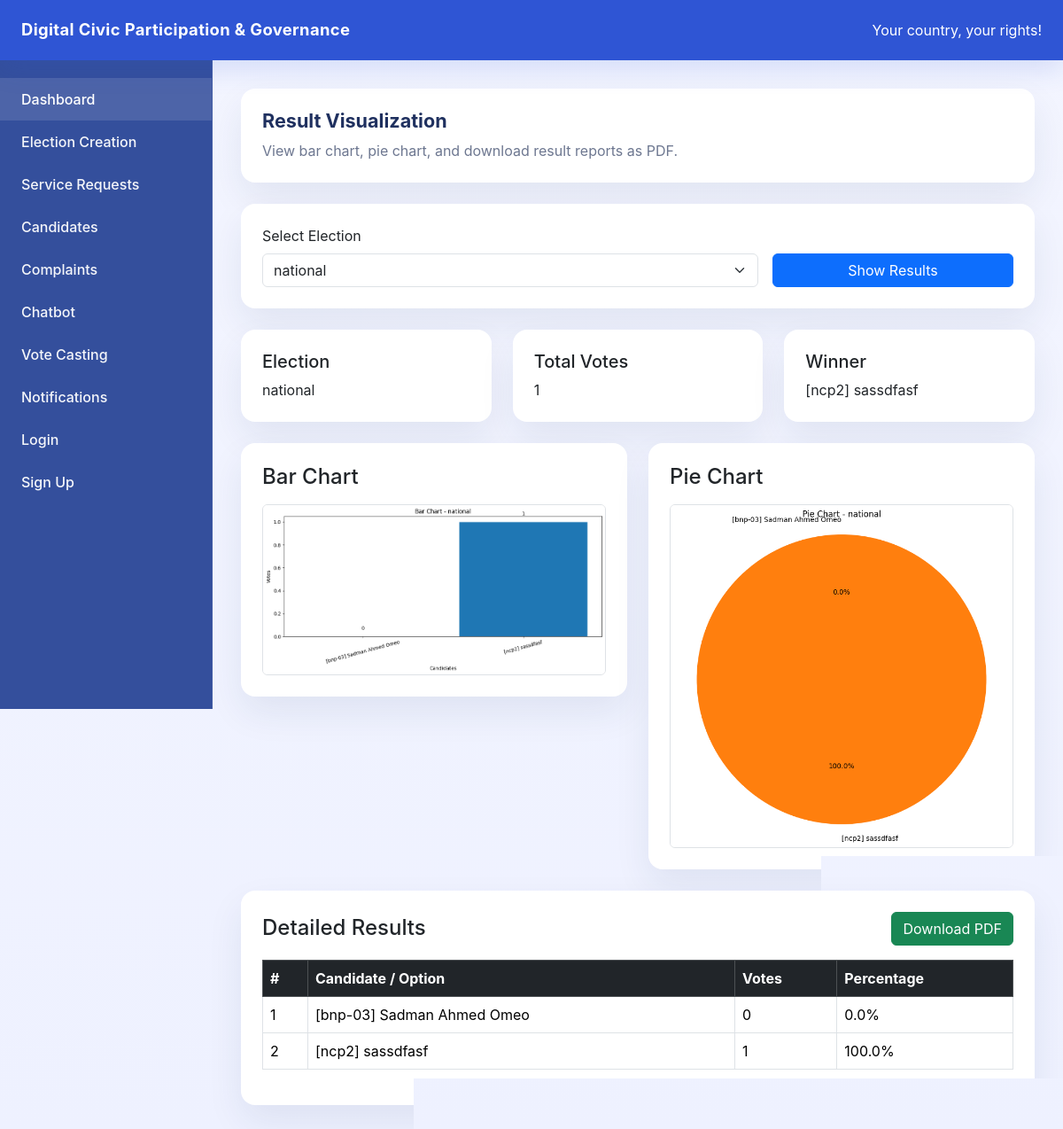
The app's page /results/ with its own data.
### models/election_creation.py (models this page shows)
class ElectionCreation(db.Model):
    __tablename__ = "election_creation"
    id = db.Column(db.Integer, primary_key=True)
    title = db.Column(db.String(200), nullable=False)
    description = db.Column(db.String(500), nullable=False)
    start_time = db.Column(db.String(50), nullable=False)  # added for election start reminder
    deadline = db.Column(db.String(50), nullable=False)
    result_published = db.Column(db.Boolean, default=False, nullable=False)  # added for result published notification
    start_notified = db.Column(db.Boolean, default=False, nullable=False)  # added to avoid duplicate start notifications
    end_notified = db.Column(db.Boolean, default=False, nullable=False)  # added to avoid duplicate end notifications
    result_notified = db.Column(db.Boolean, default=False, nullable=False)  # added to avoid duplicate result notifications
    options = db.relationship(
        "VotingOption",
        backref="election",
        cascade="all, delete-orphan",
        lazy=True
    )

class VotingOption(db.Model):
    __tablename__ = "voting_option"
    id = db.Column(db.Integer, primary_key=True)
    option_text = db.Column(db.String(200), nullable=False)
    election_id = db.Column(
        db.Integer,
        db.ForeignKey("election_creation.id"),
        nullable=False
    )
    vote_count = db.Column(db.Integer, default=0, nullable=False)

### routes/results.py (the view)
@result_bp.route("/")
def results_page():
    elections = ElectionCreation.query.order_by(ElectionCreation.id.desc()).all()
    selected_election_id = request.args.get("election_id", type=int)
    if not selected_election_id and elections:
        selected_election_id = elections[0].id
    selected_election = None
    options = []
    total_votes = 0
    winner = None
    if selected_election_id:
        selected_election, options, labels, votes = get_election_data(selected_election_id)
        if selected_election:
            total_votes = sum(votes)
            if options and total_votes > 0:
                winner = max(options, key=lambda option: option.vote_count or 0)
    return render_template(
        "results.html",
        elections=elections,
        selected_election=selected_election,
        options=options,
        total_votes=total_votes,
        winner=winner
    )

### app.py (called while the page is built)
@app.context_processor
def inject_notification_count():
    unread_notification_count = 0
    voter_id = session.get("user_id")
    if voter_id:  # added
        from models.notification import Notification
        unread_notification_count = Notification.query.filter_by(
            voter_id=voter_id,
            is_read=False
        ).count()
    return dict(unread_notification_count=unread_notification_count)

### routes/results.py (called while the page is built)
def get_election_data(election_id):
    election = ElectionCreation.query.get(election_id)
    if not election:
        return None, [], [], []
    options = VotingOption.query.filter_by(election_id=election_id).all()
    labels = [option.option_text for option in options]
    votes = [option.vote_count or 0 for option in options]
    return election, options, labels, votes

### templates/results.html
{% extends "base.html" %}
{% block content %}
<div class="row g-4">
    <div class="col-12">
        <div class="card card-smooth p-4">
            <div class="d-flex flex-column flex-md-row justify-content-between align-items-start gap-3">
                <div>
                    <h1 class="section-title mb-2">Result Visualization</h1>
                    <p class="page-intro mb-0">View bar chart, pie chart, and download result reports as PDF.</p>
                </div>
            </div>
        </div>
    </div>
    <div class="col-12">
        <div class="card card-smooth">
            <div class="card-body p-4">
                <form method="GET" action="{{ url_for('result_bp.results_page') }}">
                    <div class="row g-3 align-items-end">
                        <div class="col-md-8">
                            <label class="form-label">Select Election</label>
                            <select name="election_id" class="form-select" required>
                                {% for election in elections %}
                                    <option value="{{ election.id }}"
                                        {% if selected_election and selected_election.id == election.id %}selected{% endif %}>
                                        {{ election.title }}
                                    </option>
                                {% endfor %}
                            </select>
                        </div>
                        <div class="col-md-4">
                            <button type="submit" class="btn btn-primary w-100">Show Results</button>
                        </div>
                    </div>
                </form>
            </div>
        </div>
    </div>
    {% if selected_election %}
        <div class="col-md-4">
            <div class="card card-smooth">
                <div class="card-body p-4">
                    <h5 class="mb-2">Election</h5>
                    <p class="mb-0">{{ selected_election.title }}</p>
                </div>
            </div>
        </div>
        <div class="col-md-4">
            <div class="card card-smooth">
                <div class="card-body p-4">
                    <h5 class="mb-2">Total Votes</h5>
                    <p class="mb-0">{{ total_votes }}</p>
                </div>
            </div>
        </div>
        <div class="col-md-4">
            <div class="card card-smooth">
                <div class="card-body p-4">
                    <h5 class="mb-2">Winner</h5>
                    <p class="mb-0">
                        {% if winner %}
                            {{ winner.option_text }}
                        {% else %}
                            No winner yet
                        {% endif %}
                    </p>
                </div>
            </div>
        </div>
        <div class="col-lg-6">
            <div class="card card-smooth">
                <div class="card-body p-4">
                    <h4 class="mb-3">Bar Chart</h4>
                    <div class = "text-center">
                        <img
                            src="{{ url_for('result_bp.bar_chart', election_id=selected_election.id) }}?ts={{ selected_election.id }}-{{ total_votes }}"
                            alt="Bar Chart"
                            class="img-fluid rounded border"
                            style="width: 100%; max-height: 420px; object-fit: contain; background: white;"
                        >
                    </div>
                </div>
            </div>
        </div>
        <div class="col-lg-6">
            <div class="card card-smooth">
                <div class="card-body p-4">
                    <h4 class="mb-3">Pie Chart</h4>
                    <div class = "text-center">
                        <img
                            src="{{ url_for('result_bp.pie_chart', election_id=selected_election.id) }}?ts={{ selected_election.id }}-{{ total_votes }}"
                            alt="Pie Chart"
                            class="img-fluid rounded border"
                            style="width: 100%; max-height: 420px; object-fit: contain; background: white;"
                        >
                    </div>
                </div>
            </div>
        </div>
        <div class="col-12">
            <div class="card card-smooth">
                <div class="card-body p-4">
                    <div class="d-flex justify-content-between align-items-center mb-3">
                        <h4 class="mb-0">Detailed Results</h4>
                        <a href="{{ url_for('result_bp.download_pdf', election_id=selected_election.id) }}"
                           class="btn btn-success">
                            Download PDF
                        </a>
                    </div>
                    {% if options %}
                        <div class="table-responsive">
                            <table class="table table-bordered table-hover align-middle">
                                <thead class="table-dark">
                                    <tr>
                                        <th>#</th>
                                        <th>Candidate / Option</th>
                                        <th>Votes</th>
                                        <th>Percentage</th>
                                    </tr>
                                </thead>
                                <tbody>
                                    {% for option in options %}
                                        <tr>
                                            <td>{{ loop.index }}</td>
                                            <td>{{ option.option_text }}</td>
                                            <td>{{ option.vote_count }}</td>
                                            <td>
                                                {% if total_votes > 0 %}
                                                    {{ ((option.vote_count / total_votes) * 100) | round(2) }}%
                                                {% else %}
                                                    0%
                                                {% endif %}
                                            </td>
                                        </tr>
                                    {% endfor %}
                                </tbody>
                            </table>
                        </div>
                    {% else %}
                        <div class="alert alert-light border mb-0">
                            No options found for this election.
                        </div>
                    {% endif %}
                </div>
            </div>
        </div>
    {% endif %}
</div>
{% endblock %}

### templates/base.html (style rules this page uses)
:root { --brand: #2f55d4; --brand-soft: #edf0ff; --surface: #ffffff; --surface-soft: #f4f6ff; --text: #1f305f; --muted: #6d7790; }
body { margin: 0; min-height: 100vh; background: linear-gradient(180deg, #f3f5ff 0%, #eef1ff 100%); font-family: Inter, system-ui, -apple-system, BlinkMacSystemFont, "Segoe UI", sans-serif; color: var(--text); }
.card-smooth { border: 0; border-radius: 1rem; background: var(--surface); box-shadow: 0 18px 40px rgba(23, 45, 92, 0.08); }
.section-title { font-size: 1.35rem; font-weight: 700; margin-bottom: 1.25rem; color: var(--text); }
.page-intro { color: var(--muted); margin-bottom: 1.75rem; }

### records on screen
ElectionCreation: title "national"
VotingOption: option_text "[ncp2] sassdfasf", vote_count "1", ((option.vote_count/total_votes)*100)|round(2) "100.0"
VotingOption: option_text "[bnp-03] Sadman Ahmed Omeo", vote_count "0", ((option.vote_count/total_votes)*100)|round(2) "0.0"

### other values on screen
{{ total_votes }} "1"
form field election_id "national"
